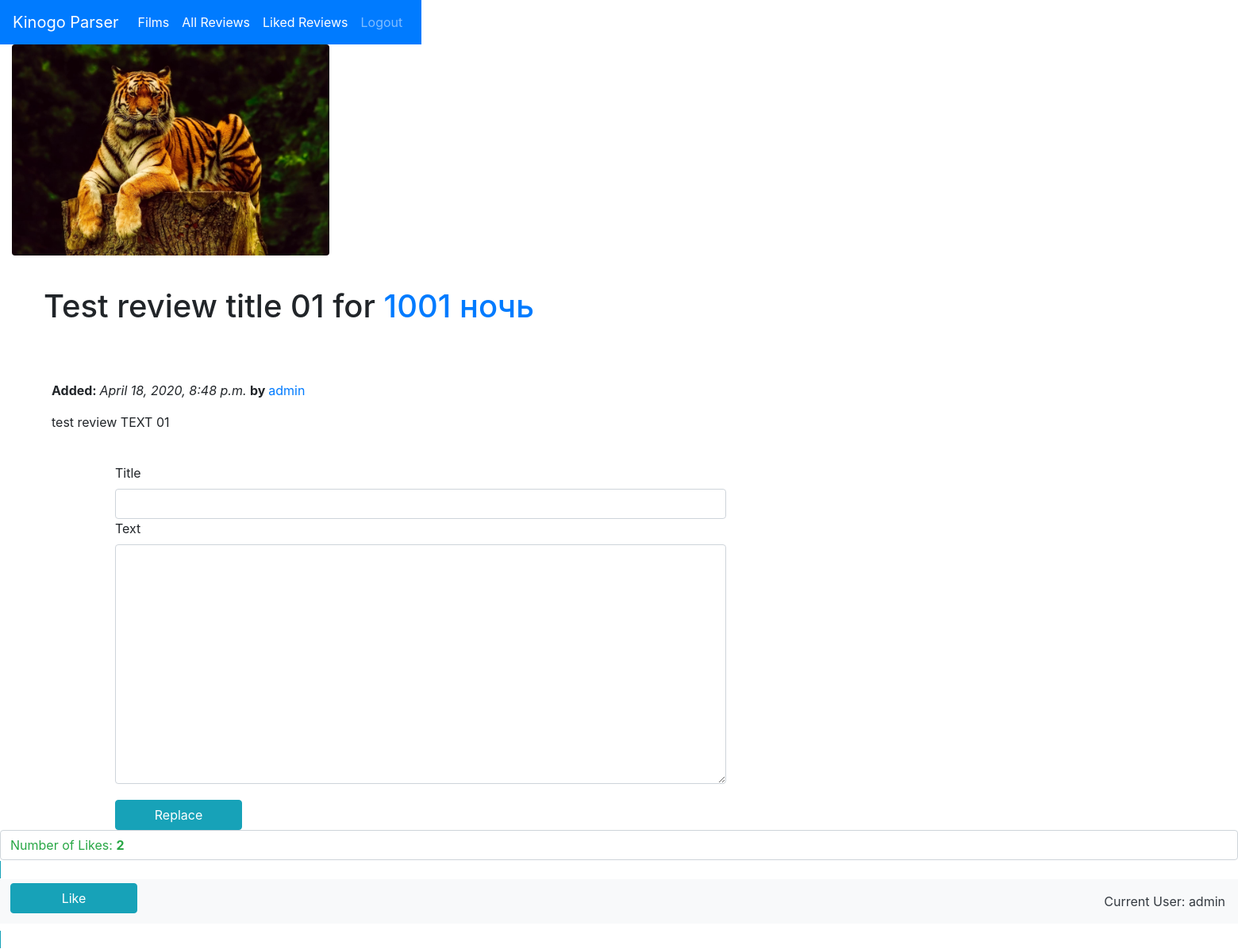
Page /review/1/ (signed in) on the committed database.
### film_app/models.py (models this page shows, shortened)
class Review(models.Model):
    film = models.ForeignKey(Film, on_delete=models.CASCADE)
    user = models.ForeignKey(User, on_delete=models.CASCADE)
    date = models.DateTimeField(verbose_name='Date', default=datetime.datetime.now, blank=True, null=True)
    title = models.CharField(max_length=256, blank=False, verbose_name='Title')
    text = models.TextField(max_length=10112, verbose_name='Text')
    is_deleted = models.BooleanField(default=False, verbose_name='Deleted')
    class Meta:
        verbose_name = 'Review'
        verbose_name_plural = 'Reviews'
        ordering = ('film', 'user',)

class Film(models.Model):
    title = models.CharField(max_length=256, blank=False, verbose_name='Title')
    url = models.URLField(max_length=256, blank=False, verbose_name='Kinogo URL')
    description = models.TextField(max_length=2048, blank=True, verbose_name='Description')
    poster = models.ImageField(
        upload_to='image/film_app/posters/',
        default=None, blank=True, null=True, verbose_name='Poster')
    year = models.CharField(max_length=24, default=None, blank=True, null=True, verbose_name='Year')
    duration = models.CharField(max_length=256, blank=True, verbose_name='Duration')
    genres = models.CharField(max_length=512, blank=True, verbose_name='Genres')
    class Meta:
        verbose_name = 'Film'
        verbose_name_plural = 'Films'
        ordering = ('title', 'year', 'duration')

### film_app/views.py (the view)
# urls.py: path('review/<int:pk>/', ReviewDetailsView.as_view(), name='review'),
class ReviewDetailsView(DetailView):
    template_name = 'film_app/review.html'
    model = Review
    def get_context_data(self, *args, **kwargs):
        likes_count = ReviewLike.objects.filter(review_id=self.kwargs['pk']).count()
        context = super().get_context_data(**kwargs)
        context['likes_count'] = likes_count
        return context

### film_app/templates/film_app/review.html (shortened to what this page needs)
{% extends 'film_app/base.html' %}
{% block body %}
<div>
    <div class="container-fluid"style="margin-left:40px;margin-top:40px;width: 100rem;">
       <h1>{{ review.title }} for  <a href="{% url 'film_app:film' review.film_id %}">{{ review.film.title}}</a>
       </h1>
    </div>
     <div class="col-lg-12" style="margin-left:50px;margin-top:70px;width: 100rem;">
           <p><strong>Added:   </strong><i>{{ review.date }} </i>
           <strong>by   </strong><a href="">{{ review.user }}</a></p>
           <p>{{ review.text }}</p>
           {% if user == review.user %}
            <div class="container-fluid">
            <div class="row" style="margin-left:50px;margin-top:40px;width: 50rem;">
            <div id = "reapp" class="col-lg-12">
                <label for ="title">Title</label>
                <input id="title" class="form-control" type= "text" v-model = "review_object.title">
                <label for="text">Text</label>
                <textarea id="text" class="form-control"  rows="12" v-model = "review_object.text">
                </textarea>
                <button class="btn btn-info"  style="margin-top:20px;width: 10rem;"
                         v-if="review_object.id !== null" @click.prevent="update_review()">
                    Replace</button>
            </div>
            </div>
        </div>
           {% endif %}
     </div>
     <div id = "lrapp" class="form-control">
             <p class ="text-success"> Number of Likes: <strong>{{likes_count }}</strong></p>
         {% if user.is_authenticated %}
             <button class="btn btn-info"  style="margin-top:20px;width: 10rem;"
                  v-if="like_object.id === null" @click.prevent="add_like()">
                  Like
             </button>
         {% endif %}
     </div>
</div>
{% endblock %}

### film_app/templates/film_app/base.html (shortened to what this page needs)
{% load static %}
<!DOCTYPE html>
<html lang="en">
<head>
    <link rel="stylesheet"
        href="https://stackpath.bootstrapcdn.com/bootstrap/4.1.3/css/bootstrap.min.css"
>
</head>
<body>
<div class="container-fluid">
    <div class="row">
        <nav class="navbar navbar-expand-lg navbar-dark bg-primary">
            <a class="navbar-brand" href="{% url 'film_app:index' %}">Kinogo Parser</a>
           <div class="collapse navbar-collapse" id="navbarSupportedContent">
            <ul class="navbar-nav">
              <li class="nav-item active">
                 <a class="nav-link" href="{% url 'film_app:films' %}">Films<span class="sr-only">(current)</span></a>
              </li>
              <li class="nav-item active">
                 <a class="nav-link" href="{% url 'film_app:reviews' %}">All Reviews<span class="sr-only">(current)</span></a>
              </li>
              <li class="nav-item active">
                 <a class="nav-link" href="{% url 'film_app:liked_reviews' %}">Liked Reviews<span class="sr-only">(current)</span></a>
              </li>
              <li class="nav-item">
                 {% if user.is_authenticated %}
                     <a class="nav-link" href="{% url 'user_app:logout' %}" tabindex="-1" aria-disabled="true">Logout</a>
                 {% else %}
                     <a class="nav-link" href="{% url 'user_app:register' %}" aria-disabled="true">Registration</a>
                     <a class="nav-link" href="{% url 'user_app:login' %}" tabindex="-1" aria-disabled="true">Login</a>
                 {% endif %}
                    </li>
            </ul>
           </div>
        </nav>
    {% if user.is_authenticated %}
        <div class="col-lg-12">
            <img src="{% static 'film_app/images/tiger_pic02.jpg' %}"
                 style="max-width: 400px" class="rounded float-left" alt="...">
        </div>
    {% endif %}
    </div>
</div>
{% block body %}{% endblock %}
</body>
<footer>
    <span class="border border-info" style="margin-right:20px;margin-bottom:10px;">
        <p align="right" class="p-3 mb-2 bg-light text-dark"> Current User: {{ user }}</p>
    </span>
</footer>
</html>

### rows in the picture
Review: title "Test review title 01", film "1001 ночь", date "April 18, 2020, 8:48 p.m.", user "admin", text "test review TEXT 01"

### other values in the picture
{{ likes_count }} "2"
{{ user }} "admin"
